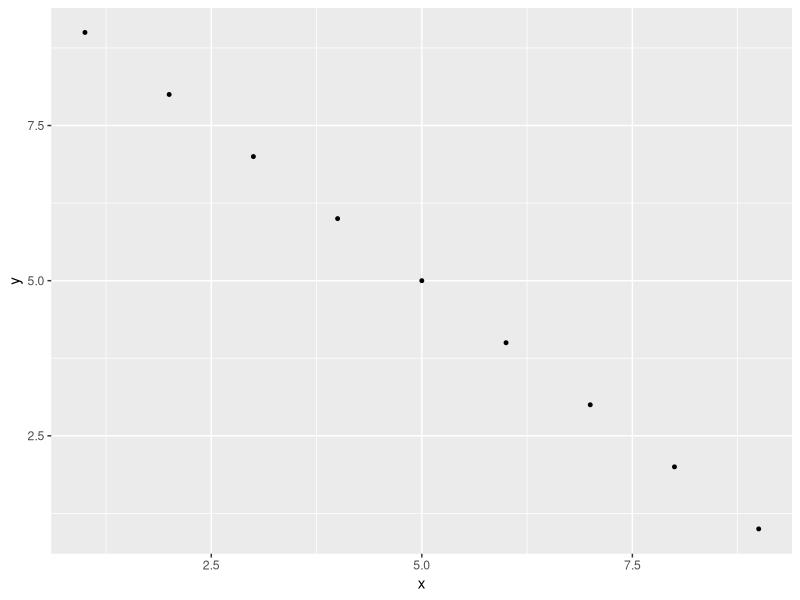

Recreate this plot in R.
## ---- chunk 1
# import important librarys

library(ggplot2)
library(tidyverse)

## ---- chunk 2
#first

## ---- chunk 3
#second

## ---- chunk 4
1+1
## ---- chunk 5
library(ggplot2)
## ---- chunk 6
library(tidyverse)
## ---- chunk 7
library(tidyverse)
## ---- chunk 8
x <- seq(1,9)
y <- seq(9,1)

ggplot(  mapping = aes(x=x,
                       y=y))+
  geom_point(size = 1) 
  labs(title = "Beautiful scatterplot")
  theme_minimal()
